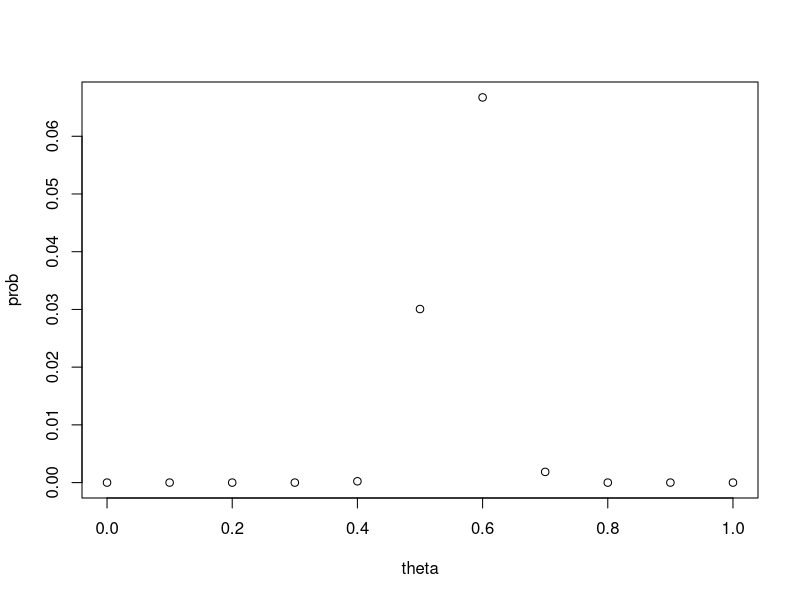
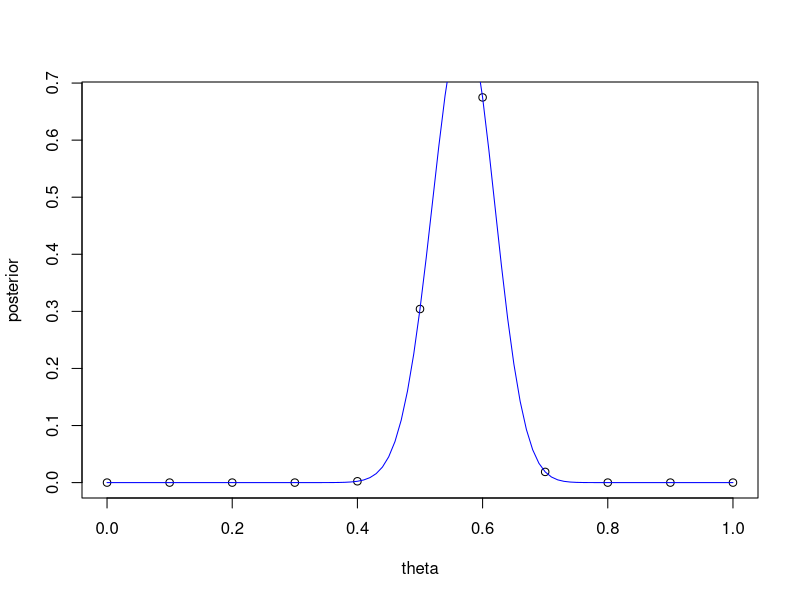
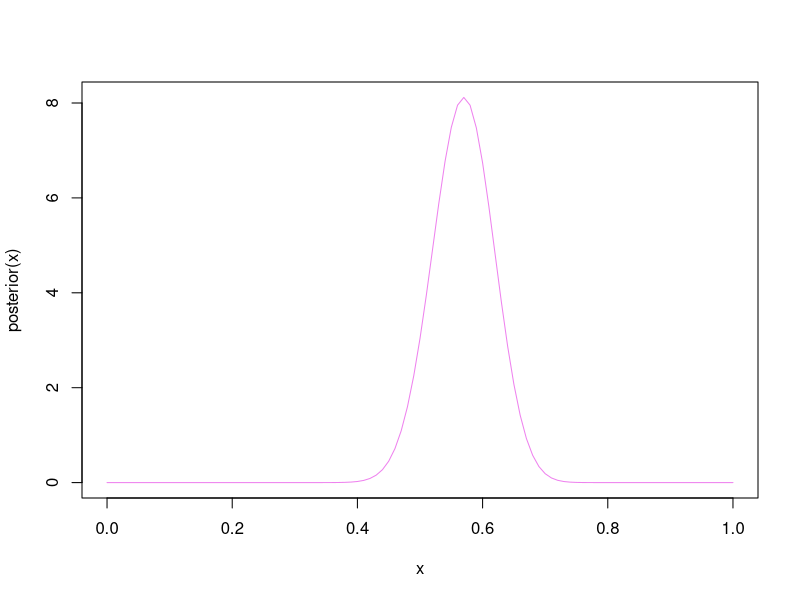
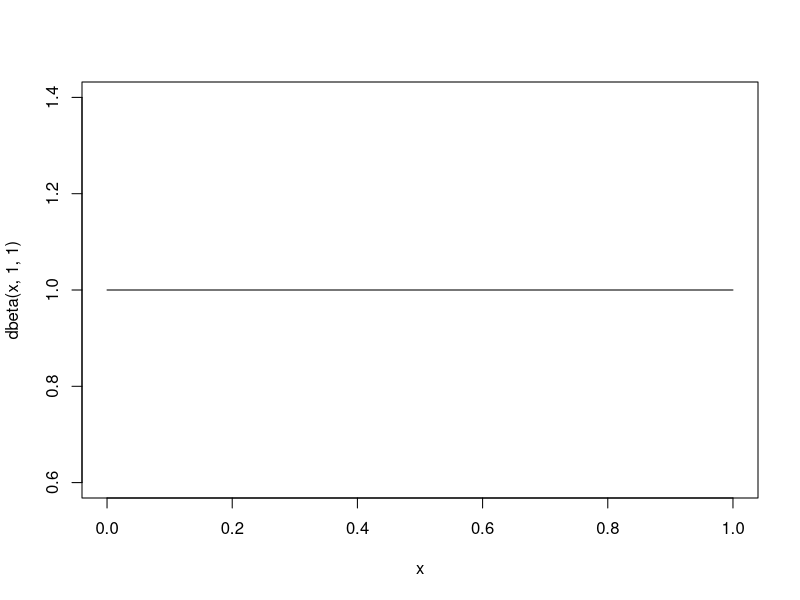
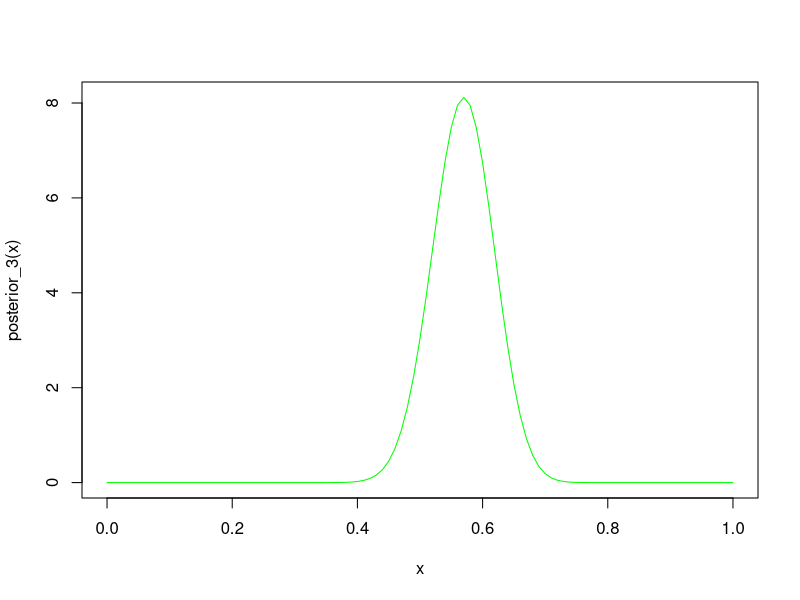

These figures' R source, in order:
## ---- chunk 1
theta <- seq(0,1,0.1)
prob_Z.equal.57 <- dbinom(57 ,100, theta)
plot(theta, prob_Z.equal.57, xlab = 'theta' , ylab = 'prob')
## ---- chunk 2
prior <- function(t)  1/11 *(t < 1 & t >0)
L <-  function(t) dbinom(57,100,t)
m <- function(all.theta){
  su <- 0
  for(t in all.theta){
    su <- su + prior(t)*L(t)
  }
  return(su)
}

posterior <- function(t) prior(t)*L(t)/m(theta)
posterior <- Vectorize(posterior)

plot(theta ,posterior(theta), ylab = 'posterior')
curve(posterior(x), add = T, col='blue')

## ---- chunk 3
prior <- function(t) dunif(t)*(t>0 & t<1 )
L <-  function(t) dbinom(57,100,t)
joint <- function(t) L(t)*prior(t)
m <- integrate(joint,0,1)

posterior <- function(t) prior(t)*L(t)/m$value
posterior <- Vectorize(posterior)

curve(posterior, col = 'violet')


## ---- chunk 4
curve(dbeta(x,1,1))
## ---- chunk 5
prior <- function(t) dbeta(t,1,1)*(t>0 & t<1 )
L <-  function(t) dbinom(57,100,t)
joint <- function(t) L(t)*prior(t)
m <- integrate(joint,0,1)

posterior_3 <- function(t) prior(t)*L(t)/m$value
posterior_3 <- Vectorize(posterior_3)

curve(posterior_3, col = 'green')

